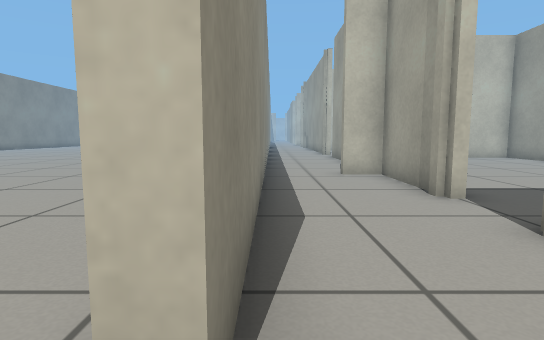
view 1 (above)

24 first-person views from a walk through a Gazebo world. The camera is 0.5 m above the floor, tilts 6° down and sees 80° across. Floor lines are 1 m apart. The floor is counted in squares, 0.5 m on a side. Each view is taken from the middle of a square. On the plan, view 1 faces up. The plan holds only what a view shows up to about 12 squares ahead; the rest is blank. The place goes on beyond the plan.

view 2
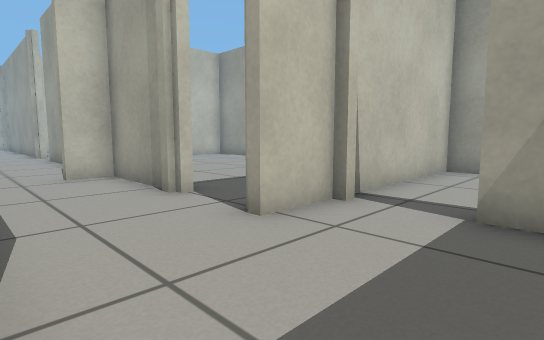

view 3
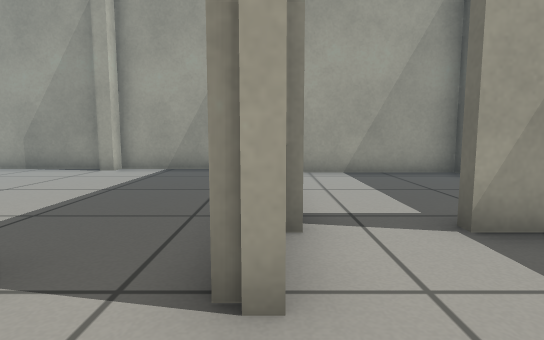

view 4
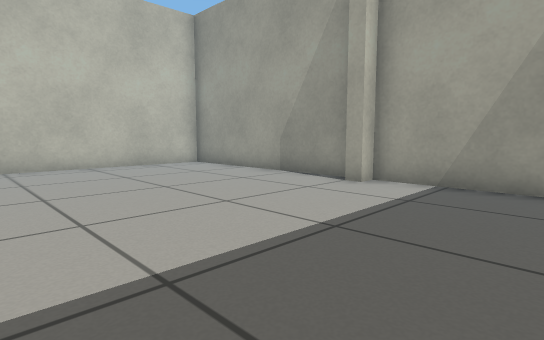

view 5
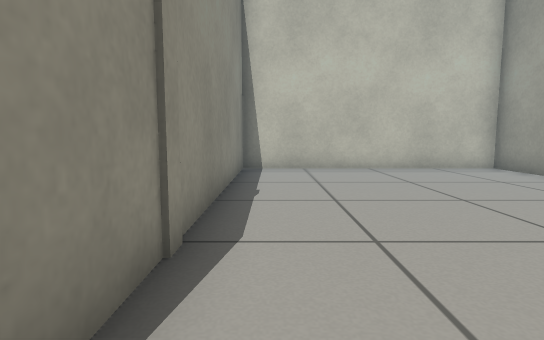

view 6
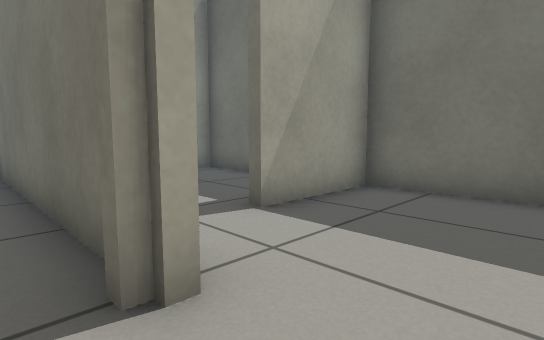

view 7
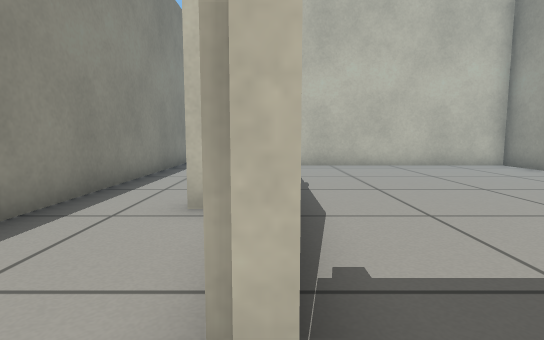

view 8
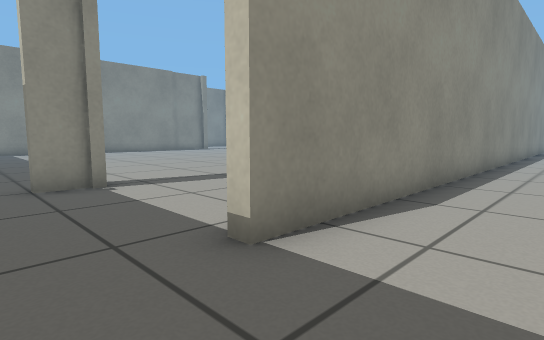

view 9
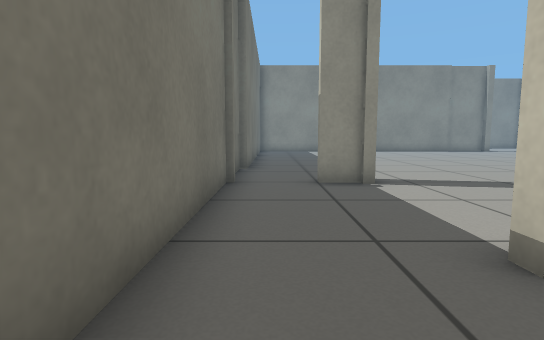

view 10
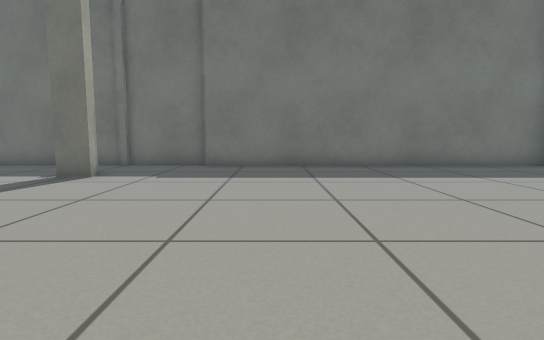

view 11
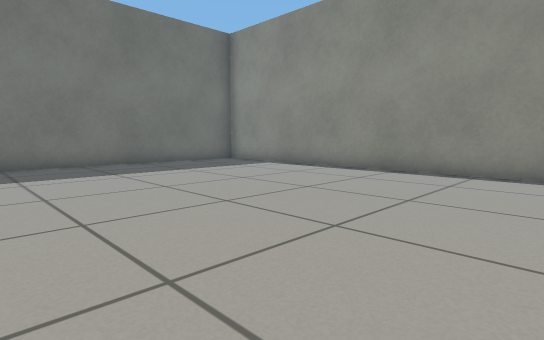

view 12
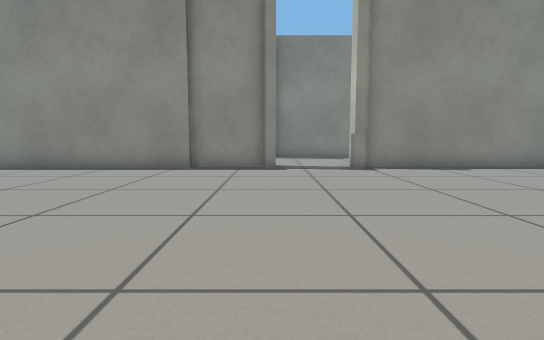

view 13
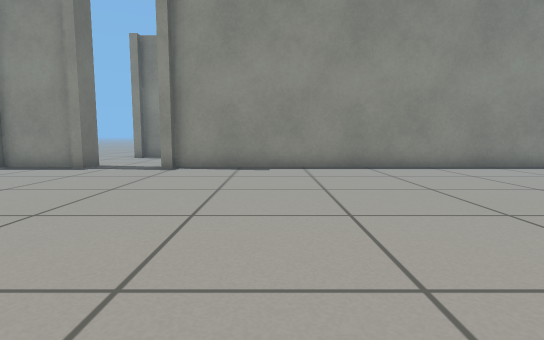

view 14
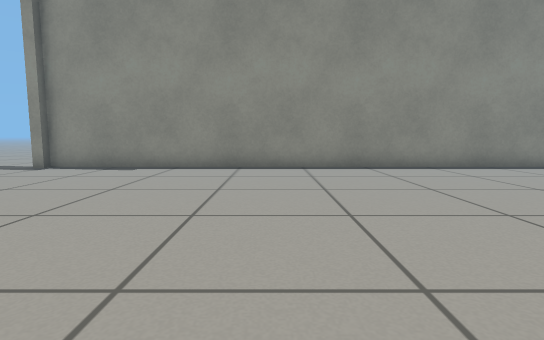

view 15
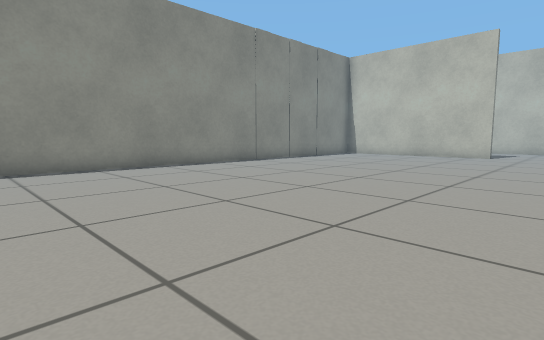

view 16
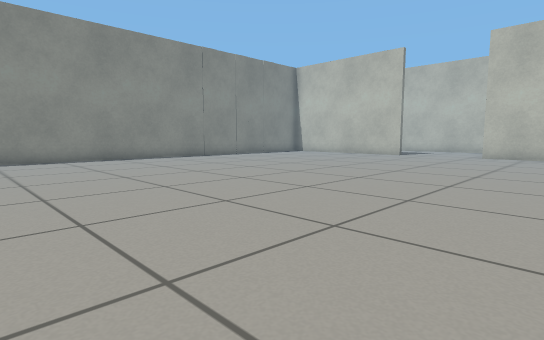

view 17
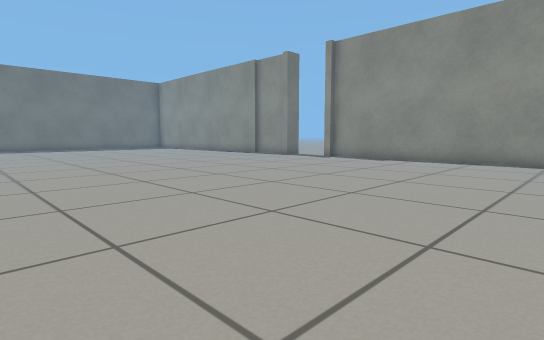

view 18
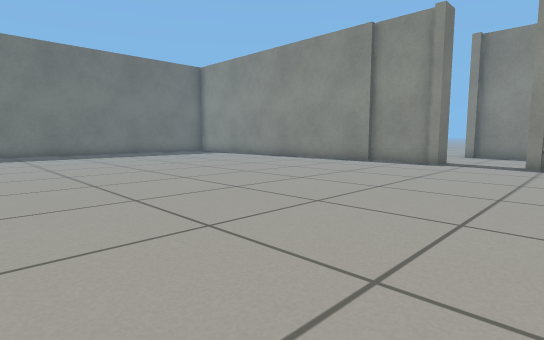

view 19
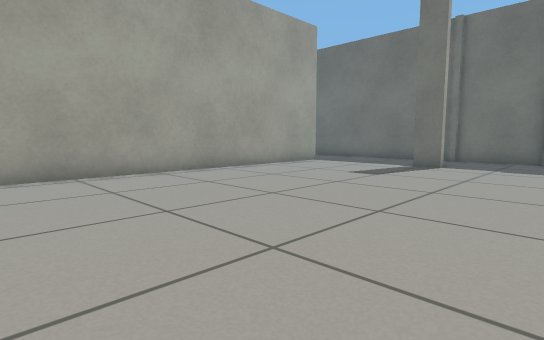

view 20
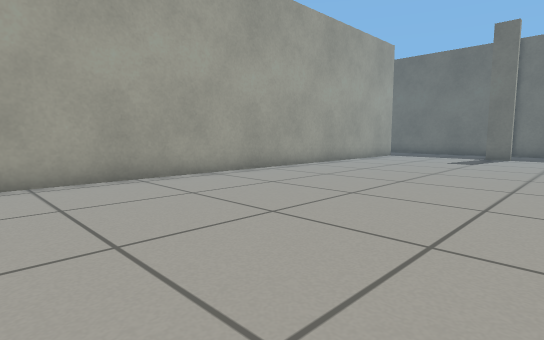

view 21
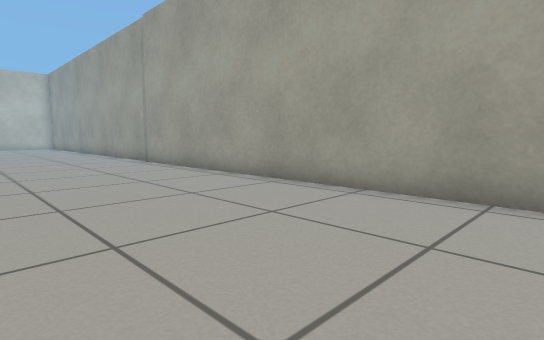

view 22
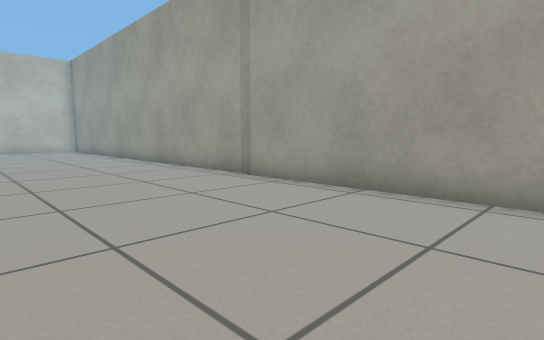

view 23
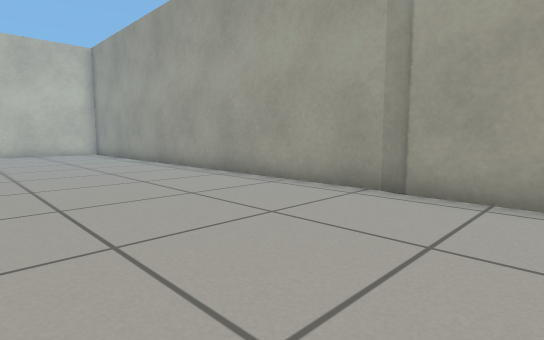

view 24
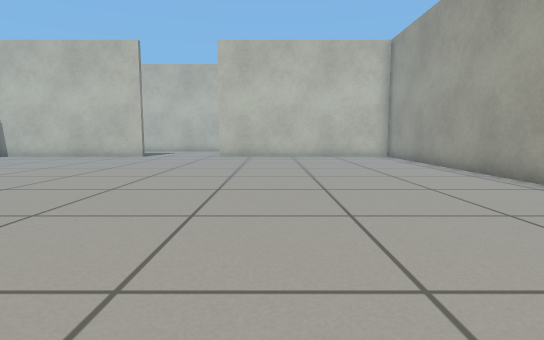

### Floor plan
Ten units are one square. View 1 is at (0, 0); x grows to the right and y downward. Boxes are objects, and circles mark ways between rooms. Rooms are numbered by the first view taken in them; rooms with no view inside come last. Other rooms are left out.
<svg viewBox="-200 -389 314 414">
<path fill="none" stroke="#000" d="M-14 20 43 20 43 -10M-2 -9 -6 -9M27 -29 27 -34M-2 -34 -2 -9M108 -81 108 -150 31 -150 31 -60M108 -45 108 -76 103 -76 103 -80M36 -32 109 -32M-2 -161 -2 -34M27 -134 27 -146M27 -58 27 -84 18 -84M27 -50 27 -56M-191 -160 -191 -156 -195 -156M-195 -131 -191 -131 -191 -128M-194 -129 -194 -104M-191 -105 -191 -16M-194 -321 -194 -159M-56 -12 -49 -12 -49 1M-5 -30 -5 -384M-79 20 -14 20M-191 18 -78 18"/>
<circle cx="20" cy="-10" r="3" fill="#2a7"/>
<circle cx="-5" cy="5" r="3" fill="#2a7"/>
<circle cx="15" cy="-30" r="3" fill="#2a7"/>
<circle cx="30" cy="-45" r="3" fill="#2a7"/>
<text x="10" y="0">1</text>
<text x="20" y="-20">2</text>
<text x="70" y="-90">3</text>
<text x="20" y="-220">4</text>
<text x="-100" y="-190">5</text>
</svg>
Room 1 opens to room 2. Room 1 opens to room 5. Room 2 opens to room 4. Room 3 opens to room 4.

Where each view was taken, in squares from view 1:
view 1: 0 up, 0 right, facing up
view 2: 0 up, 0 right, facing up-right
view 3: 3 up, 1 right, facing right
view 4: 4 up, 4 right, facing up-right
view 5: 5 up, 4 right, facing up
view 6: 4 up, 1 right, facing down-right
view 7: 4 up, 3 right, facing up
view 8: 1 down, 2 right, facing up-left
view 9: 1 down, 2 right, facing left
view 10: 9 up, 10 left, facing down
view 11: 10 up, 10 left, facing down-left
view 12: 13 up, 9 left, facing left
view 13: 19 up, 9 left, facing left
view 14: 23 up, 9 left, facing left
view 15: 25 up, 9 left, facing up-left
view 16: 25 up, 5 left, facing up-left
view 17: 25 up, 6 left, facing down-left
view 18: 17 up, 7 left, facing down-left
view 19: 12 up, 9 left, facing down-right
view 20: 17 up, 8 left, facing down-right
view 21: 13 up, 6 left, facing up-right
view 22: 19 up, 6 left, facing up-right
view 23: 23 up, 6 left, facing up-right
view 24: 26 up, 6 left, facing up
